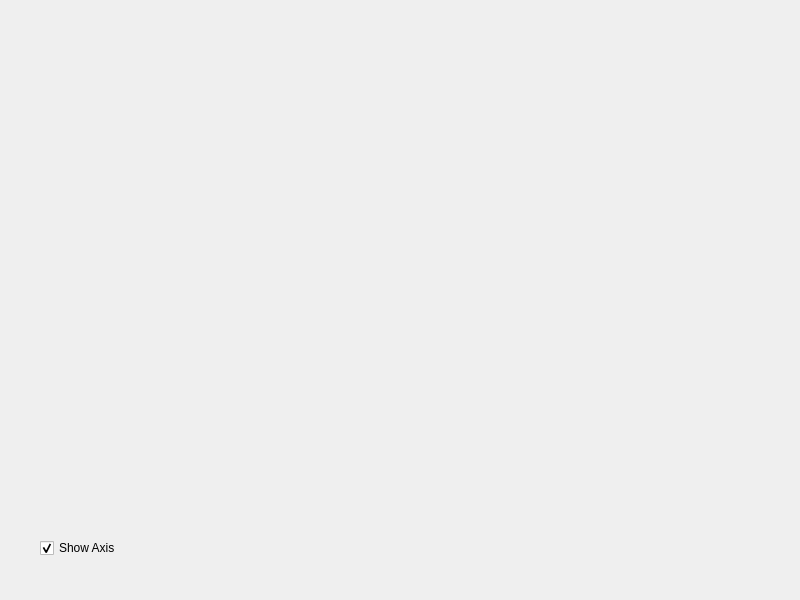
<?xml version="1.0" encoding="UTF-8"?>
<ui version="4.0">
 <class>DViewerWindow</class>
 <widget class="QWidget" name="DViewerWindow">
  <property name="geometry">
   <rect>
    <x>0</x>
    <y>0</y>
    <width>800</width>
    <height>600</height>
   </rect>
  </property>
  <property name="windowTitle">
   <string>DViewerWindow</string>
  </property>
  <widget class="DViewer" name="viewer" native="true">
   <property name="geometry">
    <rect>
     <x>0</x>
     <y>0</y>
     <width>800</width>
     <height>500</height>
    </rect>
   </property>
  </widget>
  <widget class="QCheckBox" name="checkBoxAxis">
   <property name="geometry">
    <rect>
     <x>40</x>
     <y>540</y>
     <width>81</width>
     <height>16</height>
    </rect>
   </property>
   <property name="text">
    <string>Show Axis</string>
   </property>
   <property name="checked">
    <bool>true</bool>
   </property>
  </widget>
 </widget>
 <customwidgets>
  <customwidget>
   <class>DViewer</class>
   <extends></extends>
   <header>dviewer.h</header>
  </customwidget>
 </customwidgets>
 <resources/>
 <connections>
  <connection>
   <sender>checkBoxAxis</sender>
   <signal>clicked(bool)</signal>
   <receiver>viewer</receiver>
   <slot>setAxisIsDrawn(bool)</slot>
   <hints>
    <hint type="sourcelabel">
     <x>80</x>
     <y>547</y>
    </hint>
    <hint type="destinationlabel">
     <x>399</x>
     <y>249</y>
    </hint>
   </hints>
  </connection>
 </connections>
</ui>
